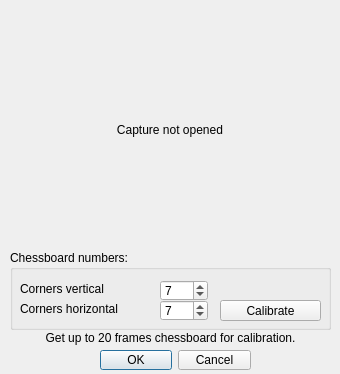
<?xml version="1.0" encoding="UTF-8"?>
<ui version="4.0">
 <class>CamCalibrate</class>
 <widget class="QDialog" name="CamCalibrate">
  <property name="geometry">
   <rect>
    <x>0</x>
    <y>0</y>
    <width>340</width>
    <height>374</height>
   </rect>
  </property>
  <property name="minimumSize">
   <size>
    <width>340</width>
    <height>374</height>
   </size>
  </property>
  <property name="windowTitle">
   <string>Camera calibration</string>
  </property>
  <widget class="QDialogButtonBox" name="buttonBox">
   <property name="geometry">
    <rect>
     <x>100</x>
     <y>350</y>
     <width>151</width>
     <height>20</height>
    </rect>
   </property>
   <property name="orientation">
    <enum>Qt::Horizontal</enum>
   </property>
   <property name="standardButtons">
    <set>QDialogButtonBox::Cancel|QDialogButtonBox::Ok</set>
   </property>
  </widget>
  <widget class="QLabel" name="OutLabel">
   <property name="geometry">
    <rect>
     <x>10</x>
     <y>10</y>
     <width>320</width>
     <height>240</height>
    </rect>
   </property>
   <property name="minimumSize">
    <size>
     <width>320</width>
     <height>240</height>
    </size>
   </property>
   <property name="text">
    <string>Capture not opened</string>
   </property>
   <property name="alignment">
    <set>Qt::AlignCenter</set>
   </property>
  </widget>
  <widget class="QGroupBox" name="groupBox">
   <property name="geometry">
    <rect>
     <x>10</x>
     <y>250</y>
     <width>321</width>
     <height>80</height>
    </rect>
   </property>
   <property name="title">
    <string>Chessboard numbers:</string>
   </property>
   <widget class="QSpinBox" name="spinVertical">
    <property name="geometry">
     <rect>
      <x>150</x>
      <y>30</y>
      <width>48</width>
      <height>21</height>
     </rect>
    </property>
    <property name="maximum">
     <number>10</number>
    </property>
    <property name="value">
     <number>7</number>
    </property>
   </widget>
   <widget class="QLabel" name="label_2">
    <property name="geometry">
     <rect>
      <x>10</x>
      <y>50</y>
      <width>131</width>
      <height>17</height>
     </rect>
    </property>
    <property name="text">
     <string>Corners horizontal</string>
    </property>
   </widget>
   <widget class="QSpinBox" name="spinHorizontal">
    <property name="geometry">
     <rect>
      <x>150</x>
      <y>50</y>
      <width>48</width>
      <height>21</height>
     </rect>
    </property>
    <property name="maximum">
     <number>10</number>
    </property>
    <property name="value">
     <number>7</number>
    </property>
   </widget>
   <widget class="QLabel" name="label">
    <property name="geometry">
     <rect>
      <x>10</x>
      <y>30</y>
      <width>111</width>
      <height>17</height>
     </rect>
    </property>
    <property name="text">
     <string>Corners vertical</string>
    </property>
   </widget>
   <widget class="QPushButton" name="pushButton">
    <property name="geometry">
     <rect>
      <x>210</x>
      <y>50</y>
      <width>101</width>
      <height>21</height>
     </rect>
    </property>
    <property name="text">
     <string>Calibrate</string>
    </property>
   </widget>
  </widget>
  <widget class="QLabel" name="labelSuccessed">
   <property name="geometry">
    <rect>
     <x>0</x>
     <y>330</y>
     <width>341</width>
     <height>16</height>
    </rect>
   </property>
   <property name="text">
    <string>Get up to 20 frames chessboard for calibration.</string>
   </property>
   <property name="alignment">
    <set>Qt::AlignCenter</set>
   </property>
  </widget>
 </widget>
 <resources/>
 <connections>
  <connection>
   <sender>buttonBox</sender>
   <signal>accepted()</signal>
   <receiver>CamCalibrate</receiver>
   <slot>accept()</slot>
   <hints>
    <hint type="sourcelabel">
     <x>248</x>
     <y>254</y>
    </hint>
    <hint type="destinationlabel">
     <x>157</x>
     <y>274</y>
    </hint>
   </hints>
  </connection>
 </connections>
</ui>
